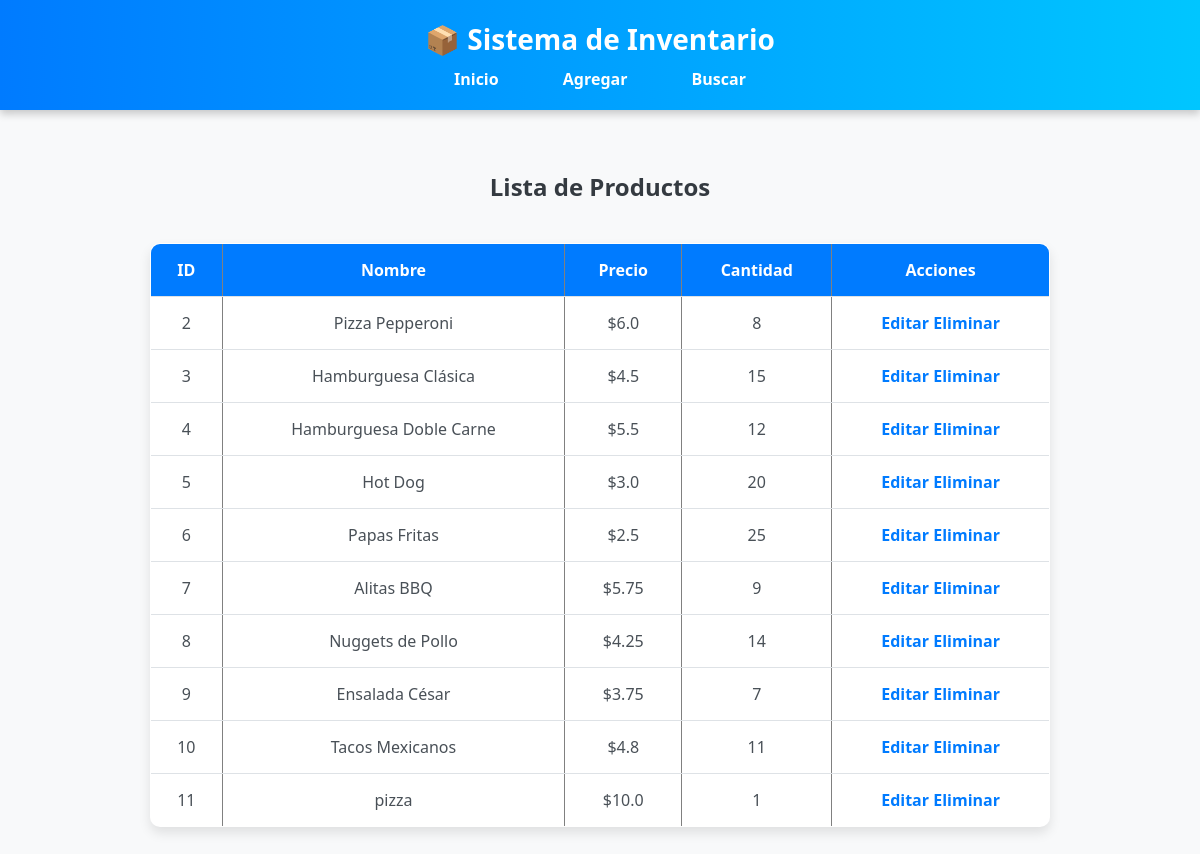
The page / on the database its author committed.
### tables this page shows
CREATE TABLE productos (
            id INTEGER PRIMARY KEY AUTOINCREMENT,
            nombre TEXT NOT NULL,
            precio REAL NOT NULL,
            cantidad INTEGER NOT NULL
        );

### app.py (the view)
@app.route('/')
def index():
    conn = get_connection()
    productos_db = conn.execute("SELECT * FROM productos").fetchall()
    conn.close()
    productos = []
    for p in productos_db:
        producto = Producto(p["id"], p["nombre"], p["precio"], p["cantidad"])
        productos.append(producto)
    return render_template("index.html", productos=productos)

### database.py (called while the page is built)
def get_connection():
    conn = sqlite3.connect(DATABASE)
    conn.row_factory = sqlite3.Row
    return conn

### models.py (called while the page is built)
    def get_id(self):
        return self._id

    def get_nombre(self):
        return self._nombre

    def get_precio(self):
        return self._precio

    def get_cantidad(self):
        return self._cantidad

### templates/index.html
{% extends "base.html" %}
{% block contenido %}
<h2>Lista de Productos</h2>
<table border="1">
<tr>
    <th>ID</th>
    <th>Nombre</th>
    <th>Precio</th>
    <th>Cantidad</th>
    <th>Acciones</th>
</tr>
{% for producto in productos %}
<tr>
    <td>{{ producto.get_id() }}</td>
    <td>{{ producto.get_nombre() }}</td>
    <td>${{ producto.get_precio() }}</td>
    <td>{{ producto.get_cantidad() }}</td>
    <td>
        <a href="{{ url_for('editar_producto', id=producto.get_id()) }}">Editar</a>
        <a href="{{ url_for('eliminar_producto', id=producto.get_id()) }}">Eliminar</a>
    </td>
</tr>
{% endfor %}
</table>
{% endblock %}

### templates/base.html (shortened to what this page needs)
<!DOCTYPE html>
<html lang="es">
<head>
    <link rel="stylesheet" href="{{ url_for('static', filename='style.css') }}">
</head>
<body>
<header>
    <h1>📦 Sistema de Inventario</h1>
    <nav>
        <a href="{{ url_for('index') }}">Inicio</a>
        <a href="{{ url_for('agregar_producto') }}">Agregar</a>
        <a href="{{ url_for('buscar_producto') }}">Buscar</a>
    </nav>
</header>
<main>
    {% block contenido %}
    {% endblock %}
</main>
</body>
</html>

### static/style.css (style rules this page uses)
body { font-family: 'Segoe UI', Tahoma, Geneva, Verdana, sans-serif; background-color: #f8f9fa; margin: 0; padding: 0; color: #495057; }
header { background: linear-gradient(90deg, #007bff, #00c6ff); color: white; padding: 20px 0; text-align: center; box-shadow: 0px 4px 8px rgba(0,0,0,0.2); position: sticky; top: 0; z-index: 1000; }
header h1 { font-size: 28px; font-weight: 700; color: #fff; margin: 0; }
nav { margin-top: 10px; }
nav a { color: #ffffff; text-decoration: none; margin: 0 15px; font-weight: 600; font-size: 16px; padding: 8px 15px; border-radius: 6px; transition: all 0.3s ease; }
main { padding: 40px; display: flex; flex-direction: column; align-items: center; }
h2 { color: #343a40; margin-bottom: 20px; text-align: center; }
table { width: 100%; max-width: 900px; border-collapse: collapse; background-color: #ffffff; margin-top: 20px; border-radius: 10px; overflow: hidden; box-shadow: 0px 6px 12px rgba(0,0,0,0.1); }
th, td { padding: 15px; border-bottom: 1px solid #dee2e6; text-align: center; }
th { background-color: #007bff; color: #fff; font-weight: 600; }
tr:last-child td { border-bottom: none; }
a { text-decoration: none; color: #007bff; font-weight: 600; transition: all 0.3s ease; }

### rows shown on the page
productos: get_id "2", get_nombre "Pizza Pepperoni", get_precio "6.0", get_cantidad "8"
productos: get_id "3", get_nombre "Hamburguesa Clásica", get_precio "4.5", get_cantidad "15"
productos: get_id "4", get_nombre "Hamburguesa Doble Carne", get_precio "5.5", get_cantidad "12"
productos: get_id "5", get_nombre "Hot Dog", get_precio "3.0", get_cantidad "20"
productos: get_id "6", get_nombre "Papas Fritas", get_precio "2.5", get_cantidad "25"
productos: get_id "7", get_nombre "Alitas BBQ", get_precio "5.75", get_cantidad "9"
productos: get_id "8", get_nombre "Nuggets de Pollo", get_precio "4.25", get_cantidad "14"
productos: get_id "9", get_nombre "Ensalada César", get_precio "3.75", get_cantidad "7"
productos: get_id "10", get_nombre "Tacos Mexicanos", get_precio "4.8", get_cantidad "11"
productos: get_id "11", get_nombre "pizza", get_precio "10.0", get_cantidad "1"
